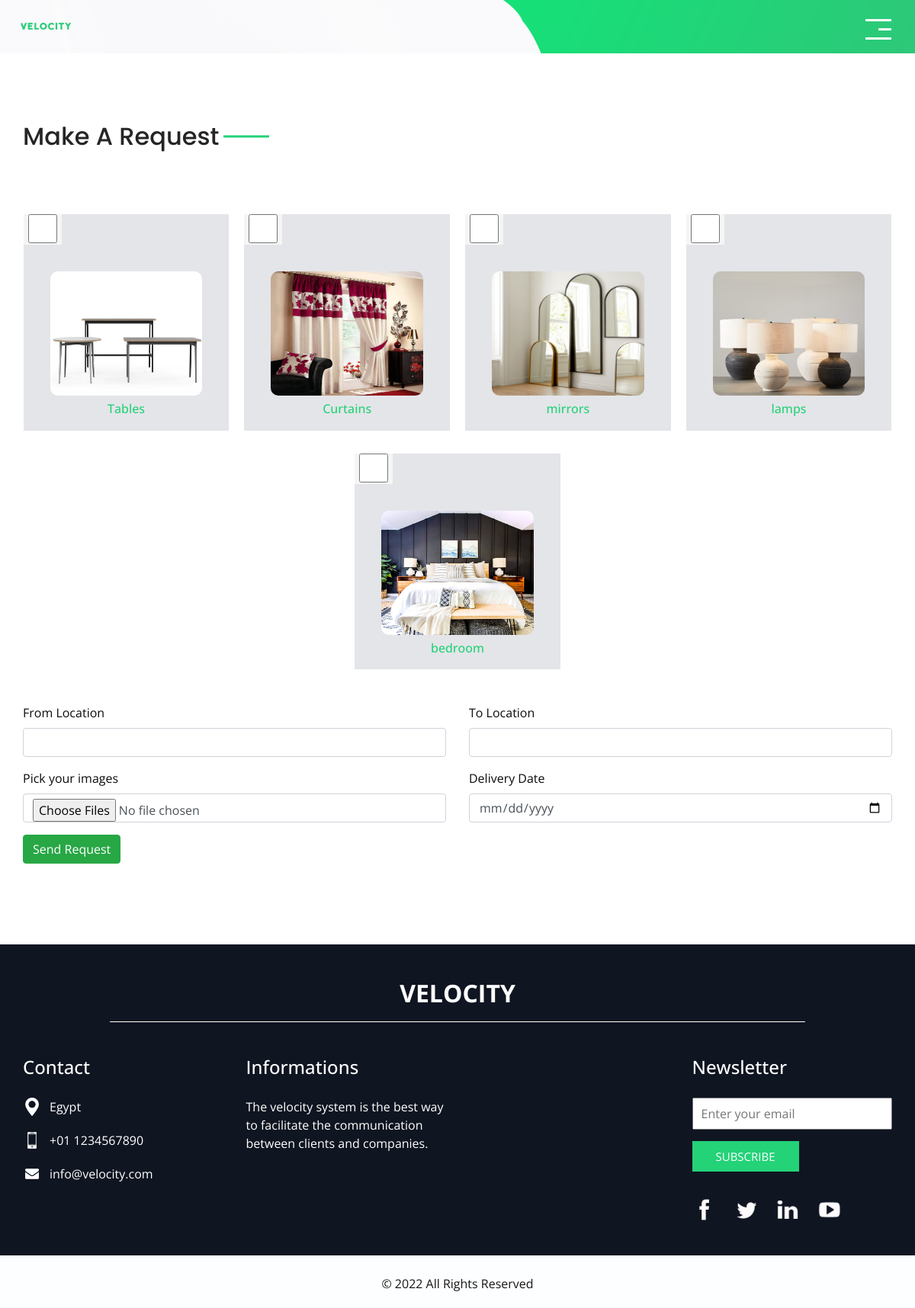
/addrequest.php (signed in), run on the app's committed database.
### tables this page shows
CREATE TABLE `categories` (
  `idcategories` int NOT NULL AUTO_INCREMENT,
  `cname` varchar(450) DEFAULT NULL,
  `cdescription` varchar(450) DEFAULT NULL,
  `cimage` varchar(450) DEFAULT NULL,
  PRIMARY KEY (`idcategories`)
);

### addrequest.php (the view, shortened to what this page needs)
<?php
include('connection.php');
$query = "SELECT * FROM categories";
$result = mysqli_query($con, $query);
?>
<!DOCTYPE html>
<html>
<head>
  <link rel="stylesheet" type="text/css"
    href="https://cdnjs.cloudflare.com/ajax/libs/OwlCarousel2/2.1.3/assets/owl.carousel.min.css" />
  <link rel="stylesheet" type="text/css" href="css/bootstrap.css" />
  <link href="css/style.css" rel="stylesheet" />
  <link href="css/responsive.css" rel="stylesheet" />
</head>
<body class="sub_page">
  <div class="hero_area">
  <?php
        if (isset($_SESSION['userrole']) && $_SESSION['userrole'] == 'admin') {
            include('adminnavbar.php');
        } else if (isset($_SESSION['userrole']) && $_SESSION['userrole'] ==  'client') {
            include('clientnavbar.php');
        } else if (isset($_SESSION['userrole']) && $_SESSION['userrole'] ==  'company') {
            include('companynavbar.php');
        } else {
            header('Location: index.php');
            exit();
        }
        ?>
  </div>
  <section class="brand_section layout_padding">
    <div class="container">
      <div class="heading_container">
        <h2>
          Make A Request
        </h2>
      </div>
      <form method="POST" action="addrequest.php" enctype="multipart/form-data">
      <div class="brand_container layout_padding2" id="categories">
      <?php
        if (mysqli_num_rows($result) > 0) {
            while($row = mysqli_fetch_assoc($result)) {
                echo '
                    <div class="box">
                        <div class="new p-0" style="background-color: whitesmoke;width:50px;height:40px;">
                            <input type="checkbox" name="checkboxes['.$row['idcategories'].']" id="checkbox_'.$row['idcategories'].'" class="form-control">
                        </div>
                        <div class="img-box">
                            <img src="uploads/'.$row['cimage'].'" width="155px" height="163px" style="border-radius:10px;">
                            </div>
                            <div class="detail-box">
                            <h6 class="price mt-2">
                            '.$row['cname'].'
                            </h6>
                            <div style="display:none;" class="mt-1" id="quantity_'.$row['idcategories'].'">
                                <span>Quantity</span>
                                <input type="number" id="quantity-'.$row['idcategories'].'" min="0" class="form-control ml-1"  name="quantity['.$row['idcategories'].']"/>
                            </div>
                            <div id="hidden_values_'.$row["idcategories"].'" class="d-none">
                            </div>
                        </div>
                    </div>';
            }
        }
?>
      </div>
      <div class="row">
        <div class="form-group col-md-6">
            <label>From Location</label>
            <input type="text" class="form-control" required name="from_location">
        </div>
        <div class="form-group col-md-6">
            <label>To Location</label>
            <input type="text" class="form-control" required name="to_location">
        </div>
      </div>
      <div class="row">
        <div class="form-group col-md-6">
            <label>Pick your images</label>
            <input type="file" class="form-control" required multiple name="upload[]">
        </div>
        <div class="form-group col-md-6">
            <label>Delivery Date</label>
            <input type="date" class="form-control" name="delivery_date" id="delivery_date">
        </div>
      </div>
      <div class="form-group">
        <input type="submit" value="Send Request" id="submit" name="submit" class="btn btn-success">
      </div>
      </form>
    </div>
  </section>
<?php
    include('footer.php');
?>
</body>
</body>
</html>

### css/style.css (style rules this page uses)
body { font-family: 'Open Sans', sans-serif; color: #0c0c0c; background-color: #ffffff; }
.layout_padding { padding-top: 90px; padding-bottom: 90px; }
.layout_padding2 { padding: 45px 0; }
.heading_container { display: -webkit-box; display: -ms-flexbox; display: flex; }
.heading_container h2 { color: #252525; position: relative; font-family: 'Poppins', sans-serif; }
.heading_container h2::before { content: ""; width: 60px; height: 3px; position: absolute; top: 50%; right: -5px; background-color: #24d278; -webkit-transform: translate(100%, -50%); transform: translate(100%, -50%); }
.hero_area { height: 100vh; background-image: url(../images/hero-bg.jpg); background-size: cover; position: relative; background-repeat: no-repeat; overflow: hidden; }
.hero_area::after { content: ""; position: absolute; bottom: 0; right: 0; width: 45%; height: 100%; background-image: url(../images/hero-side-bg.png); background-size: cover; }
.sub_page .hero_area { height: auto; background-size: auto; }
.btn, .btn:focus { outline: none !important; -webkit-box-shadow: none; box-shadow: none; }
.brand_section .brand_container { display: -webkit-box; display: -ms-flexbox; display: flex; -webkit-box-pack: center; -ms-flex-pack: center; justify-content: center; -ms-flex-wrap: wrap; flex-wrap: wrap; margin: 0 -10px; }
.brand_section .brand_container .box { position: relative; text-align: center; background-color: #e4e5e9; padding: 75px 35px 10px 35px; margin: 30px 10px 0 10px; min-width: 225px; -webkit-box-flex: 0; -ms-flex: 0 0 23.24670%; flex: 0 0 23.24670%; }
.brand_section .brand_container .box h6 { color: #252525; }
.brand_section .brand_container .box h6.price { color: #24d278; }
.brand_section .brand_container .box .new { position: absolute; top: 0; left: 0; padding: 5px 35px; background-color: #252525; color: #ffffff; }
.brand_section .brand_container .box .img-box img { width: 100%; }

### css/responsive.css (style rules this page uses)
@media (min-width: 1200px) { .container { max-width: 1170px; } }

### data on the page
categories: cimage (picture), cname "Tables"
categories: cimage (picture), cname "Curtains"
categories: cimage (picture), cname "mirrors"
categories: cimage (picture), cname "lamps"
categories: cimage (picture), cname "bedroom"
